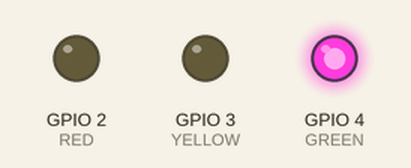
Simulated run of this program. Board: ESP32. Shown: output pins drawn as LEDs (lit = HIGH).

Above: at 2.5 s.
At 6.0 s:
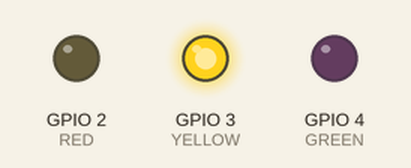
At 9.5 s:
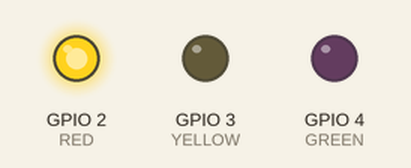
Timing chart, 0 to 15.6 s (numbered marks = the images above):
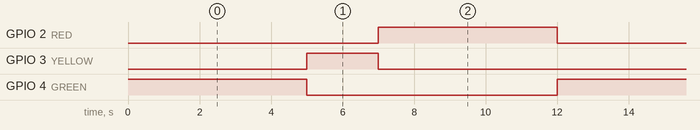

Measured:
- by itself, GPIO 2 (RED), GPIO 4 (GREEN): alternates HIGH for 5.0 s and LOW for 7.0 s
- by itself, GPIO 3 (YELLOW): alternates HIGH for 2.0 s and LOW for 10.0 s
- by itself, everything shown: repeats every 12.0 s, in 4 steps

The program:

main.cpp
```cpp
#include <Arduino.h>

// put function declarations here:
int myFunction(int, int);

#define RED 2
#define YELLOW 3
#define GREEN 4

void setup() {
  pinMode(RED, OUTPUT);
  pinMode(YELLOW, OUTPUT);
  pinMode(GREEN, OUTPUT);
}

void loop() {
  digitalWrite(GREEN, HIGH);  // Đèn xanh bật
  delay(5000);                // Giữ trong 5 giây
  digitalWrite(GREEN, LOW);   // Tắt đèn xanh

  digitalWrite(YELLOW, HIGH); // Đèn vàng bật
  delay(2000);                // Giữ trong 2 giây
  digitalWrite(YELLOW, LOW);  // Tắt đèn vàng

  digitalWrite(RED, HIGH);    // Đèn đỏ bật
  delay(5000);                // Giữ trong 5 giây
  digitalWrite(RED, LOW);     // Tắt đèn đỏ
}


// put function definitions here:
int myFunction(int x, int y) {
  return x + y;
}
```
